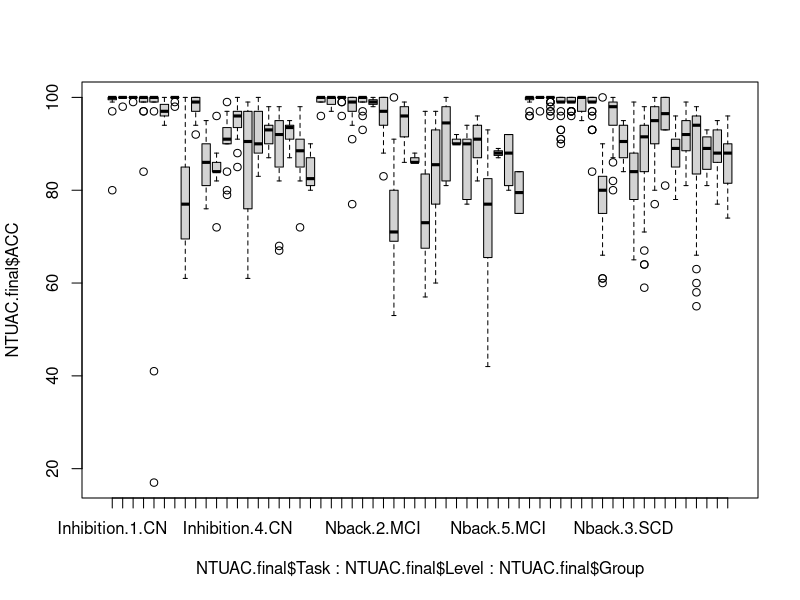
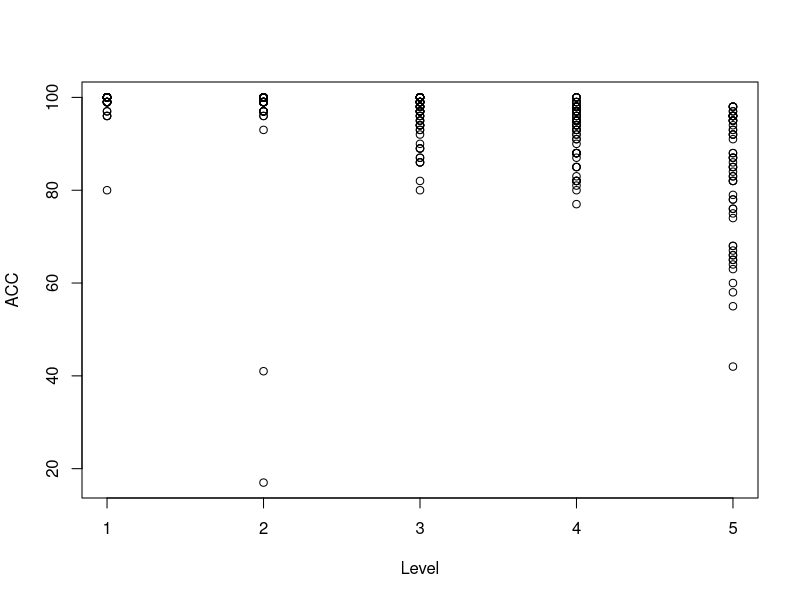

Source code (R) for these figures, in order: (Note: this script raises an error after producing the figures.)
library(Matrix)
library(ggplot2)
library(ggpubr)
library(gtools)
library(gridExtra)
library(lme4)
library(tidyr)
library(dplyr)
library(data.table)
library(reshape2)
library(plyr)

setwd("d:/Data/Research_projeccts/NTUACdata/NTUAC_Analysis/2018_final_new/")
NTUAC.final <- read.csv("NTUAC_total_34567_final.csv")

NTUAC.final$trainning_times_level <- sequence(rle(as.character(NTUAC.final$Level))$lengths)

NTUAC.final <- NTUAC.final[NTUAC.final$Level != 6,]
NTUAC.final$Level
str(NTUAC.final)

table(NTUAC.final$Group, NTUAC.final$Subj.num)

NTUAC.model <- lmer(ACC ~ Task*trainning_times_level*poly(Level, 2)*Group + (1+Level+trainning_times_level|Subj.num), data = NTUAC.final)
NTUAC.model.summary <- summary(NTUAC.model)
NTUAC.model.anova <- anova(NTUAC.model)
NTUAC.model.summary
NTUAC.model.anova

boxplot(NTUAC.final$ACC ~ NTUAC.final$Task*NTUAC.final$Level*NTUAC.final$Group)

NTUAC.model.nopoly <- lmer(ACC ~ Task*trainning_times_level*Level*Group + (1+Level+trainning_times_level|Subj.num), data = NTUAC.final)
NTUAC.model.nopoly.summary <- summary(NTUAC.model.nopoly)
NTUAC.model.nopoly.summary

NTUAC.notask.model <- lmer(ACC ~ poly(trainning_times_level, 2)*Level*Group + (1+Level+trainning_times_level|Subj.num), data = NTUAC.final)
summary(NTUAC.notask.model)
anova(NTUAC.notask.model)

NTUAC.final.Inhibition <- NTUAC.final[NTUAC.final$Task == "Inhibition",]
NTUAC.final.NBack <- NTUAC.final[NTUAC.final$Task == "NBack",]
NTUAC.final.Switching <- NTUAC.final[NTUAC.final$Task == "Switching",]

NTUAC.model.Inhibition <- lmer(ACC ~ Level*Group*trainning_times_level + (1+Level+trainning_times_level|Subj.num), data = NTUAC.final.Inhibition)
NTUAC.model.Inhibition.sum <- summary(NTUAC.model.Inhibition)
NTUAC.model.Inhibition.sum
plot(ACC ~ Level*Group*trainning_times_level, NTUAC.final.Inhibition)

NTUAC.model.NBack <- lmer(ACC ~ Level*Group*trainning_times_level + (1+Level+trainning_times_level|Subj.num), data = NTUAC.final.NBack)
NTUAC.model.NBack.sum <- summary(NTUAC.model.NBack)
NTUAC.model.NBack.sum
plot(ACC ~ Level*Group*trainning_times_level, NTUAC.final.NBack)

NTUAC.model.Switching <- lmer(ACC ~ Level*Group*trainning_times_level + (1+Level+trainning_times_level|Subj.num), data = NTUAC.final.Switching)
NTUAC.model.Switching.sum <- summary(NTUAC.model.Switching)
NTUAC.model.Switching.sum
plot(ACC ~ Level*Group*trainning_times_level, NTUAC.final.Switching)

ggline(NTUAC.final.Inhibition, x = "Level", y = "ACC", add = "mean_se", color = "Group") +
       labs(x = "Level", y = "ACC", colour = "Group") + 
       stat_compare_means(aes(group = Group), label = "p.signif", 
                         label.y = 110, size = 5)

ggline(NTUAC.final.NBack, x = "Level", y = "ACC", add = "mean_se", color = "Group") +
       labs(x = "Level", y = "ACC", colour = "Group") + 
        stat_compare_means(aes(group = Group), label = "p.signif", 
                     label.y = 110, size = 5)

ggline(NTUAC.final.Switching, x = "Level", y = "ACC", add = "mean_se", color = "Group") +
       labs(x = "Level", y = "ACC", colour = "Group") + 
        stat_compare_means(aes(group = Group), label = "p.signif", 
                     label.y = 110, size = 5)


ggline(NTUAC.final.Inhibition, x = "trainning_times_level", y = "ACC", add = c("mean_se","jitter"), color = "Group", facet.by = "Level") +
  labs(x = "training times", y = "ACC", colour = "Group", title = "Inhibition") + facet_wrap(~ Level, ncol=5) +
  stat_compare_means(aes(group = Group), label = "p.signif", 
                     label.y = 110, size = 5) +
  geom_smooth(method = 'lm', formula = y ~ poly(x,2), aes(colour = Group), size=1)

ggline(NTUAC.final.NBack, x = "trainning_times_level", y = "ACC", add = c("mean_se","jitter"), color = "Group", facet.by = "Level") +
  labs(x = "training times", y = "ACC", colour = "Group", title = "NBack") + facet_wrap(~ Level, ncol=5) +
  stat_compare_means(aes(group = Group), label = "p.signif", 
                     label.y = 110, size = 5) +
  geom_smooth(method = 'lm', formula = y ~ poly(x,2), aes(colour = Group), size=1)

ggline(NTUAC.final.Switching, x = "trainning_times_level", y = "ACC", add = c("mean_se","jitter"), color = "Group", facet.by = "Level") +
  labs(x = "training times", y = "ACC", colour = "Group", title = "Switching") + facet_wrap(~ Level, ncol=5) +
  stat_compare_means(aes(group = Group), label = "p.signif", 
                     label.y = 110, size = 5) +
  geom_smooth(method = 'lm', formula = y ~ poly(x,2), aes(colour = Group), size=1)
